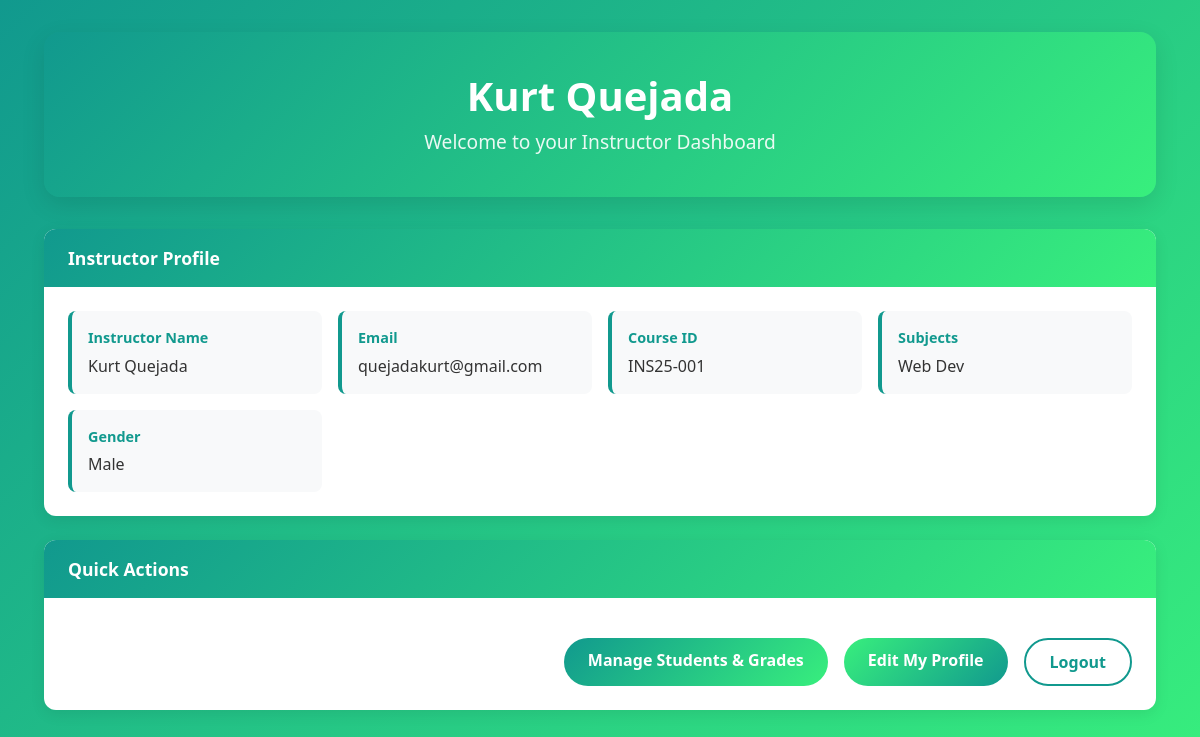
Page /dashboard/ (signed in) on the committed database.
### onlineenrollment/models.py (models this page shows, shortened)
class Instructor(models.Model):
  user      = models.OneToOneField(User, on_delete=models.CASCADE, null=True, blank=True)  # optional link
  id_course = models.CharField(max_length=20)
  name      = models.CharField(max_length=100)
  gender    = models.CharField(max_length=10)
  subjects  = models.CharField(max_length=100)
  email     = models.EmailField(unique=True)

### onlineenrollment/views.py (the view, shortened to what this page needs)
# urls.py: path('dashboard/', views.dashboard, name='dashboard'),
@login_required
def dashboard(request):
    instructor = get_object_or_404(Instructor, email=request.user.email)
    return render(request, 'core/instructor_dashboard.html', {'instructor': instructor})

### onlineenrollment/templates/core/instructor_dashboard.html (shortened to what this page needs)
<!DOCTYPE html>
<html lang="en">
  <head>
    <link
      href="https://cdn.jsdelivr.net/npm/bootstrap@5.3.2/dist/css/bootstrap.min.css"
      rel="stylesheet"
    />
  </head>
  <body>
    <div class="container">
      <div class="dashboard-header">
        <h1>{{ instructor.name }}</h1>
        <p>Welcome to your Instructor Dashboard</p>
      </div>
      <div class="card">
        <div class="card-header">Instructor Profile</div>
        <div class="card-body">
          <div class="info-grid">
            <div class="info-item">
              <strong>Instructor Name</strong>
              <span>{{ instructor.name }}</span>
            </div>
            <div class="info-item">
              <strong>Email</strong>
              <span>{{ instructor.email }}</span>
            </div>
            <div class="info-item">
              <strong>Course ID</strong>
              <span>{{ instructor.id_course }}</span>
            </div>
            <div class="info-item">
              <strong>Subjects</strong>
              <span>{{ instructor.subjects }}</span>
            </div>
            <div class="info-item">
              <strong>Gender</strong>
              <span>{{ instructor.gender }}</span>
            </div>
          </div>
        </div>
      </div>
      <div class="card">
        <div class="card-header">Quick Actions</div>
        <div class="card-body">
          <div class="dashboard-actions">
            <a class="btn btn-students" href="{% url 'instructor_students' %}">
              Manage Students & Grades
            </a>
            <a
              class="btn btn-profile"
              href="{% url 'instructor_profile_edit' %}"
            >
              Edit My Profile
            </a>
            <form method="post" action="{% url 'logout' %}">
              <button type="submit" class="btn btn-logout">Logout</button>
            </form>
          </div>
        </div>
      </div>
    </div>
  </body>
</html>

### onlineenrollment/templates/core/instructor_dashboard.html (style rules this page uses)
* { box-sizing: border-box; }
body { background: linear-gradient(135deg, #11998e 0%, #38ef7d 100%); min-height: 100vh; font-family: "Segoe UI", Roboto, Oxygen, Ubuntu, Cantarell, sans-serif; padding: 2rem; }
.container { max-width: 1200px; }
.dashboard-header { background: linear-gradient(135deg, #11998e 0%, #38ef7d 100%); color: #fff; padding: 2.5rem; border-radius: 16px; margin-bottom: 2rem; box-shadow: 0 8px 25px rgba(0, 0, 0, 0.1); text-align: center; }
.dashboard-header h1 { font-size: 2.5rem; font-weight: 700; margin: 0; }
.dashboard-header p { font-size: 1.2rem; opacity: 0.9; margin: 0; margin-top: 0.5rem; }
.card { background: #fff; border: none; border-radius: 12px; box-shadow: 0 4px 15px rgba(0, 0, 0, 0.08); margin-bottom: 1.5rem; overflow: hidden; }
.card-header { background: linear-gradient(135deg, #11998e 0%, #38ef7d 100%); color: #fff; border: none; padding: 1rem 1.5rem; font-weight: 600; font-size: 1.1rem; }
.card-body { padding: 1.5rem; }
.info-grid { display: grid; grid-template-columns: repeat(auto-fit, minmax(250px, 1fr)); gap: 1rem; }
.info-item { padding: 1rem; background: #f8f9fa; border-radius: 8px; border-left: 4px solid #11998e; }
.info-item strong { color: #11998e; display: block; margin-bottom: 0.3rem; font-size: 0.9rem; }
.info-item span { font-size: 1rem; color: #333; }
.btn { border-radius: 50px; padding: 0.6rem 1.5rem; font-weight: 600; transition: all 0.3s ease; border: none; color: #fff !important; text-decoration: none; display: inline-block; }
.btn-students { background: linear-gradient(135deg, #11998e 0%, #38ef7d 100%); }
.btn-profile { background: linear-gradient(135deg, #38ef7d 0%, #11998e 100%); }
.btn-logout { background: #fff; color: #11998e !important; border: 2px solid #11998e; }
.dashboard-actions { display: flex; gap: 1rem; justify-content: flex-end; margin-top: 1rem; }
.dashboard-actions form { margin: 0; }

### rows in the picture
Instructor: name "Kurt Quejada", email "quejadakurt@gmail.com", id_course "INS25-001", subjects "Web Dev", gender "Male"
